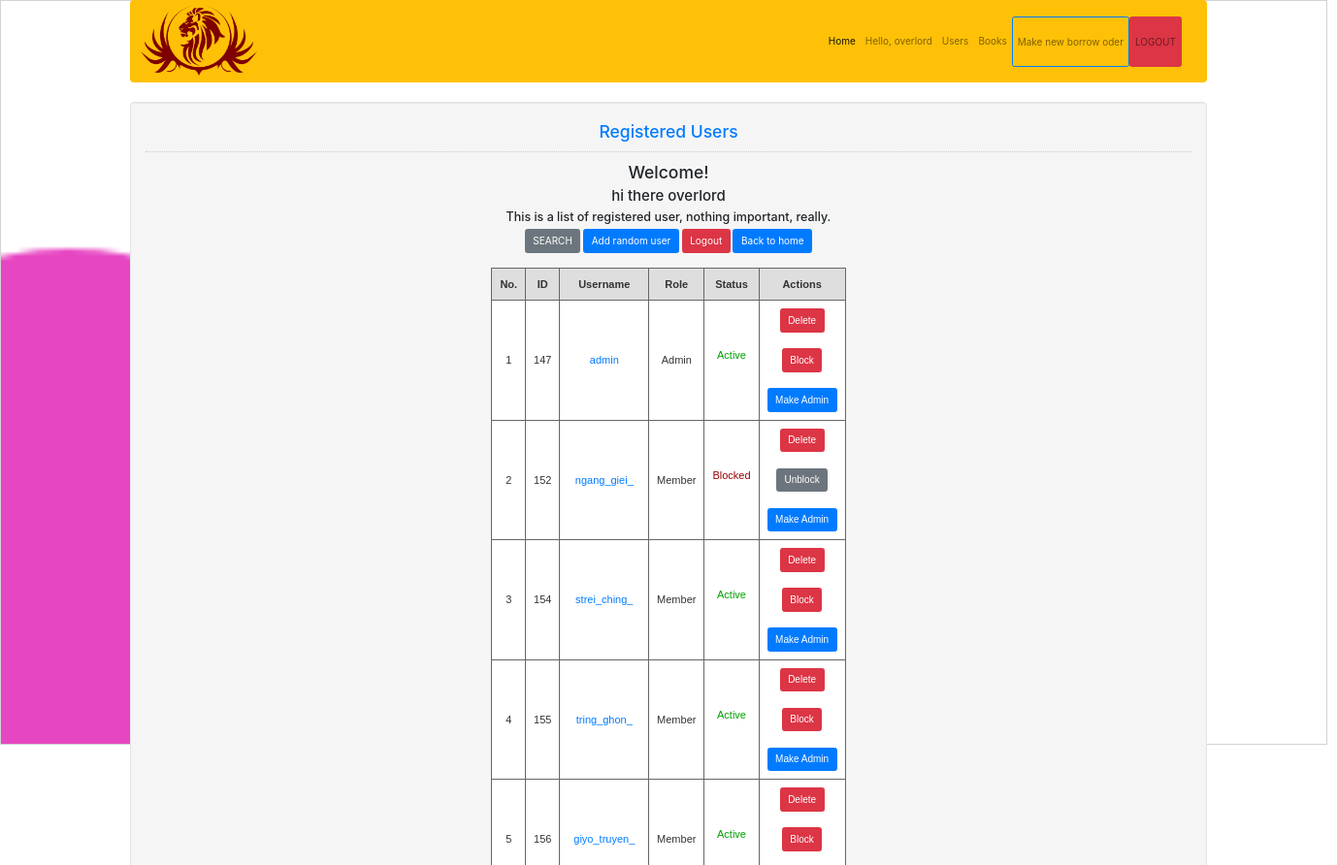
The app's page /view/user/display.php (signed in, upper part), older data.
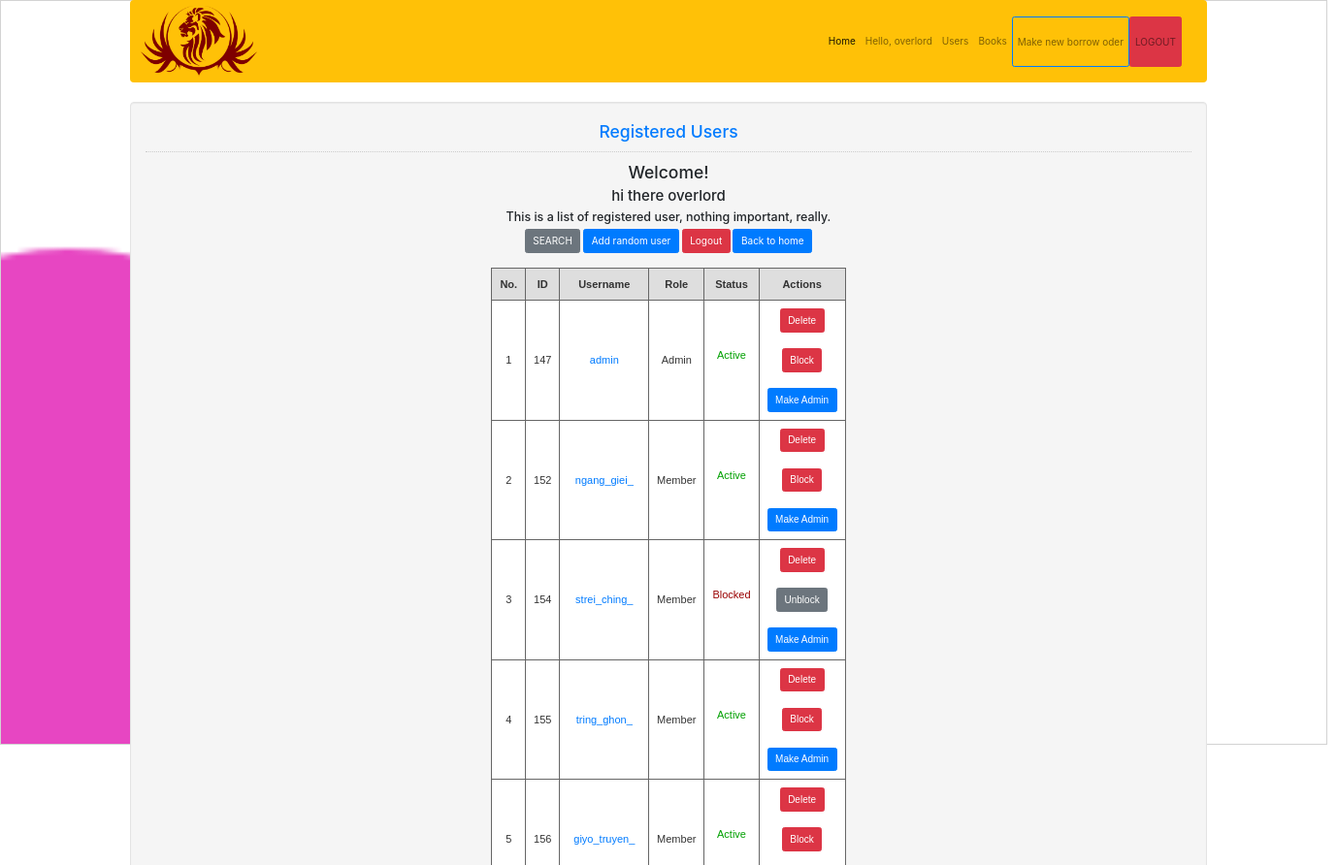
The same page, newer data.
### tables this page shows
CREATE TABLE `member` (
  `mem_id` int(11) NOT NULL,
  `role` int(11) NOT NULL,
  `status` int(11) NOT NULL DEFAULT 0,
  `firstname` varchar(50) NOT NULL,
  `lastname` varchar(50) NOT NULL,
  `username` varchar(30) NOT NULL,
  `password` varchar(12) NOT NULL,
  `email` varchar(255) NOT NULL,
  `address` varchar(255) NOT NULL,
  `phone` varchar(255) NOT NULL,
  `ticket_history` varchar(255) DEFAULT NULL
);

### view/user/display.php (the view, shortened to what this page needs)
<!DOCTYPE html>
<?php
require '../../model/connection/conn.php';
$sql = "SELECT * FROM `member` ";
$query = $conn->prepare($sql);
$query->execute();
$results = $query->fetchAll(PDO::FETCH_ASSOC);
?>
<html lang="en">
<head>
    <link rel="stylesheet" type="text/css" href="../../css/bootstrap.css"/>
    <link href="../../css/style.css" rel="stylesheet">
    <link href="//maxcdn.bootstrapcdn.com/bootstrap/4.1.1/css/bootstrap.min.css" rel="stylesheet" id="bootstrap-css">
</head>
<body>
<?php include "../nav.php"; ?>
<div class="container" style="text-align: center">
    <div class="col-md-12 well" style="display: inline-block">
        <h3 class="text-primary">Registered Users</h3>
        <hr style="border-top:1px dotted #ccc;"/>
        <div>
            <h3>Welcome!</h3>
            <?php
            $id = $_SESSION['user']['mem_id'];
            $sql2 = $conn->prepare("SELECT * FROM `member` WHERE `mem_id`='$id'");
            $sql2->execute();
            $fetch = $sql2->fetch();
            ?>
            <div style="text-align: center;">
                <h4><?php echo 'hi there ' . $fetch['firstname'] . " " . $fetch['lastname'] ?></h4></div>
            <?php if ($_SESSION['user']['status'] == 0):{ ?>
            <h5>This is a list of registered user, nothing important, really.</h5>
            <div><?php if ($_SESSION['user']['role'] == 1): ?>
                    <a class="btn btn-secondary" href="searchResult.php">SEARCH</a>
                    <a class="btn btn-primary" href="../../model/user/addRandomUser.php">Add random user</a> <?php endif; ?>
                <a class="btn btn-danger" href="../../model/user/logout.php">Logout</a>
                <a class="btn btn-primary" href="../home.php">Back to home</a></div>
            <div style="display: inline-block;">
                <form method="post">
                    <br>
                    <table class="gridtable" border="1px">
                        <tr>
                            <th>No.</th>
                            <th>ID</th>
                            <th>Username</th>
                            <th>Role</th>
                            <th>Status</th>
                            <th>Actions</th>
                        </tr>
                        <?php foreach ($results as $key => $item): ?>
                            <tr>
                                <td><?php echo ++$key ?></td>
                                <td><?php echo $item['mem_id'] ?></td>
                                <td>
                                    <a href="profile.php?id=<?php echo $item['mem_id'] ?>"> <?php echo $item['username'] ?></a>
                                </td>
                                <td><?php if ($item['role'] == 1) {
                                        echo 'Admin';
                                    } else {
                                        echo 'Member';
                                    } ?></td>
                                <td><?php if ($item['status'] == 0) {
                                        echo '<p style="color: #00A000">Active</p>';
                                    } else {
                                        echo '<p style="color: #9A0000">Blocked</p>';
                                    } ?></td>
                                <td>
                                    <?php if ($_SESSION['user']['role'] == 1):{ ?>
                                        <a class="btn btn-danger"
                                           href="../../model/user/delete.php?id=<?php echo $item['mem_id'] ?>">Delete</a><br><br>
                                        <?php if ($item['status'] == 0): ?>
                                            <a class="btn btn-danger" href="../../model/user/block.php?id=<?php echo $item['mem_id'] ?>">Block</a>
                                            <br><br>
                                        <?php elseif ($item['status'] == 1): ?>
                                            <a class="btn btn-secondary"
                                               href="../../model/user/unblock.php?id=<?php echo $item['mem_id'] ?>">Unblock</a><br><br>
                                        <?php endif; ?>
                                        <a class="btn btn-primary"
                                           href="../../model/user/makeAdmin.php?id=<?php echo $item['mem_id'] ?>">Make
                                            Admin</a>
                                    <?php } endif; ?>
                                </td>
                            </tr>
                        <?php endforeach; ?>
                    </table>
                </form>
            </div>
        </div>
    </div>
</div>
<?php } else : echo "You're blocked from reaching this information, please contact site admin for details.";
endif; ?>
</body>
</html>

Row changes from the older to the newer data that the page shows:
changed member "ngang_giei_": status "Blocked Unblock" → "Active Block"
changed member "strei_ching_": status "Active Block" → "Blocked Unblock"
